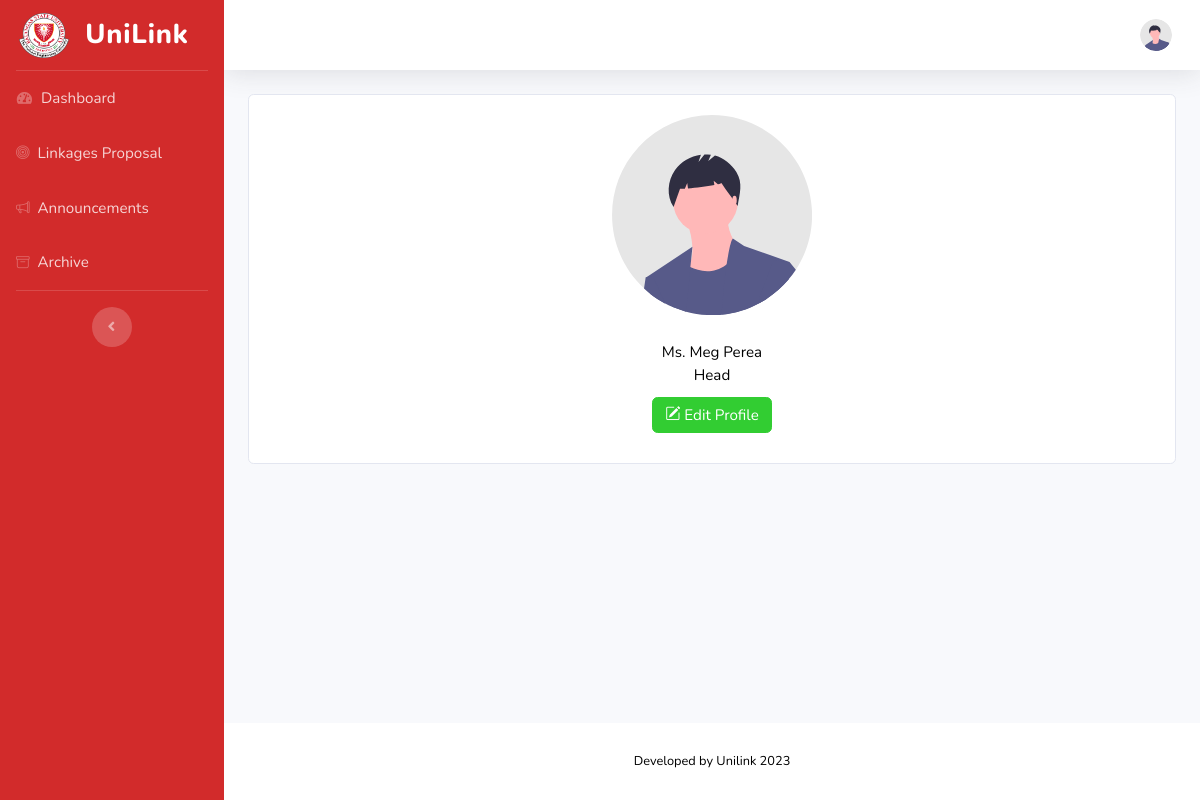
The page /HEAD/ea_profile.php (signed in) on the database its author committed.
### tables this page shows
CREATE TABLE `users` (
  `id` int(11) NOT NULL,
  `title` varchar(100) NOT NULL,
  `first_name` varchar(100) NOT NULL,
  `mid_name` varchar(100) NOT NULL,
  `last_name` varchar(100) NOT NULL,
  `sex` varchar(25) NOT NULL,
  `email` varchar(100) NOT NULL,
  `campus` varchar(255) NOT NULL,
  `college_abbrev` varchar(255) NOT NULL,
  `pass` varchar(255) NOT NULL,
  `privelege` varchar(25) NOT NULL,
  `profile_pic` varchar(200) DEFAULT NULL
);

### HEAD/ea_profile.php (the view, shortened to what this page needs)
<html lang="en">
  <head>
    <link href="vendor/fontawesome-free/css/all.min.css" rel="stylesheet" type="text/css">
    <link rel="stylesheet" href="https://cdn.jsdelivr.net/npm/bootstrap-icons@1.11.0/font/bootstrap-icons.css">
    <link rel="stylesheet" href="https://stackpath.bootstrapcdn.com/bootstrap/4.5.2/css/bootstrap.min.css">
    <link href="css/sb-admin-2.min.css" rel="stylesheet">
    </head>
    <body id="page-top">
    <div id="wrapper">
        <ul class="navbar-nav bg-gradient-primary sidebar sidebar-dark accordion" id="accordionSidebar">
            <a class="sidebar-brand d-flex align-items-center justify-content-center" href="index.php">
                <img src="..\imgs\BSU.png" height="45" width="50">
                <div class="sidebar-brand-text mx-3">UniLink</div>
            </a>
        <hr class="sidebar-divider my-0">
        <li class="nav-item">
          <a class="nav-link" href="index.php">
            <i class="fas fa-fw fa-tachometer-alt"></i>
            <span>Dashboard</span>
          </a>
        </li>
        <li class="nav-item">
          <a class="nav-link" href="linkages.php">
            <i class="bi bi-bullseye"></i>
            <span>Linkages Proposal</span>
          </a>
        </li>
        <li class="nav-item">
          <a class="nav-link" href="announcement_table.php">
            <i class="bi bi-megaphone"></i>
            <span>Announcements</span>
          </a>
        </li>
        <li class="nav-item">
          <a class="nav-link" href="docu_repo.php">
            <i class="bi bi-archive"></i>
            <span>Archive</span>
          </a>
        </li>
            <hr class="sidebar-divider">
            <div class="text-center d-none d-md-inline">
                <button class="rounded-circle border-0" id="sidebarToggle"></button>
            </div>
        </ul>
        <div id="content-wrapper" class="d-flex flex-column">
            <div id="content">
                <nav class="navbar navbar-expand navbar-light bg-white topbar mb-4 static-top shadow">
                    <ul class="navbar-nav ml-auto">
              <li class="nav-item dropdown no-arrow">
                <a class="nav-link dropdown-toggle" id="userDropdown" role="button" data-toggle="dropdown" aria-haspopup="true" aria-expanded="false">
                  <?php
                          $id = $_SESSION['id'];
                          include '../db.php';
                          $sql = "SELECT * FROM `users` WHERE `id` = '$id'";
                          $result = $conn->query($sql);
                          $row = $result->fetch_assoc();
                      ?>
                  <img class="img-profile rounded-circle" src="../imgs/<?php if($row['profile_pic'] == '') {echo "#";} else {echo $row['profile_pic'];}?>">
                </a>
              </li>
            </ul>
          </nav>
                                    <div class="container-fluid">
                        <div class="card text-center">
                                <?php
                          $id = $_SESSION['id'];
                          include '../db.php';
                          $sql = "SELECT * FROM `users` WHERE `id` = '$id'";
                          $result = $conn->query($sql);
                          $row = $result->fetch_assoc();
                      ?>
                            <img src="../imgs/<?php if($row['profile_pic'] == '') {echo "#";} else {echo $row['profile_pic'];}?>" class="card-img-top mx-auto" style="max-width: 200px;" alt="Profile Image">
                            <div class="tab-content mt-3">
                                    <div class="tab-pane fade show active" id="content1">
                                    <?php
                                      $id = $_SESSION['id'];
                                      include '../db.php';
                                      $sql = "SELECT * FROM `users` WHERE `id` = '$id'";
                                      $result = $conn->query($sql);
                                      $row = $result->fetch_assoc();
                                  ?>
                          <span class="text-black-600 large"><?=$row['title']." ".$row['first_name']." ".$row['last_name']?></span>
                          <span class="text-black-600 large"><?=$row['privelege']?></span>
                            </div>
                                <a class="btn btn-primary rounded-fill bi bi-pencil-square" href="edit_profile.php" role="button">
                                Edit Profile
                            </a>
                            </div>
                        </div>
                        </div>
                    </div>
            <footer class="sticky-footer bg-white">
                <div class="container my-auto">
                    <div class="copyright text-center my-auto">
                        <span>Developed by Unilink 2023</span>
                    </div>
                </div>
            </footer>
        </div>
    </div>
</body>
</body>
</html>

### HEAD/ea_profile.php (style rules this page uses)
.card { padding: 20px; }
.tab-content { padding: 10px; }
.btn { margin-top: 10px; }

### rows shown on the page
users: profile_pic (picture), title "Ms.", first_name "Meg", last_name "Perea", privelege "Head"
